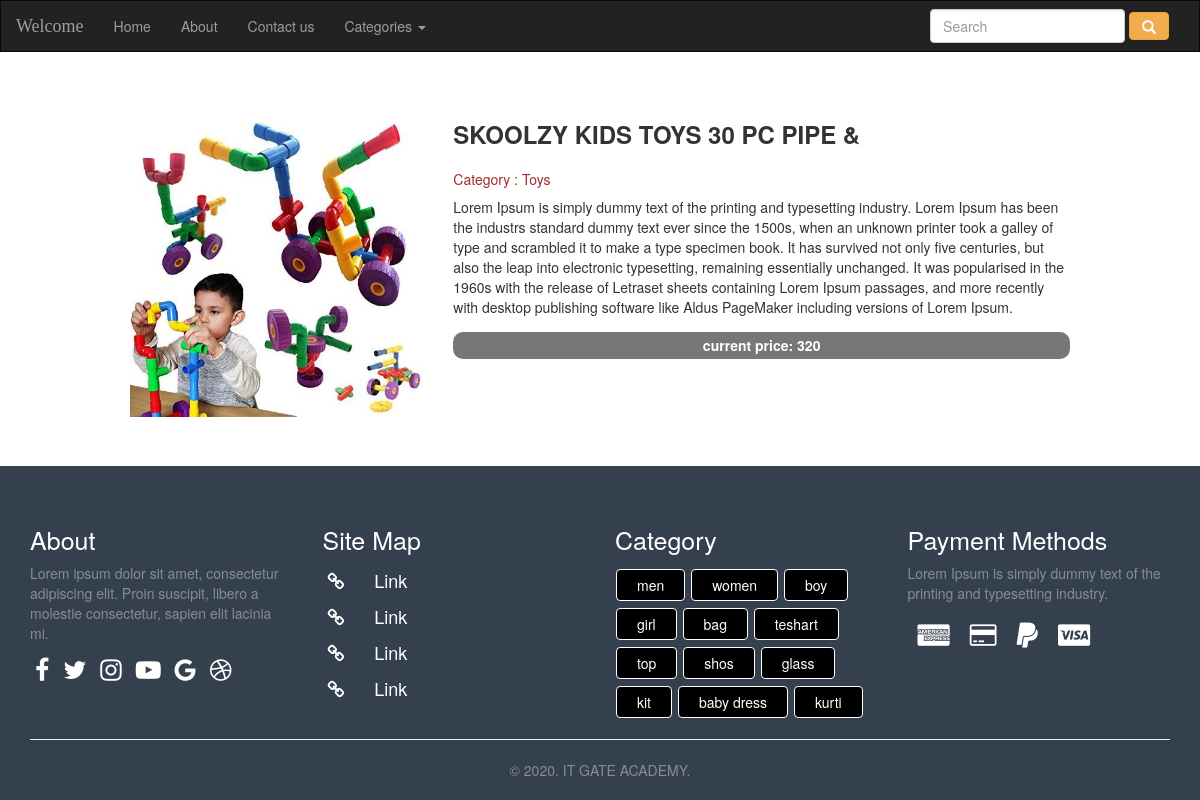
Page /product_details.php?pid=21 on the committed database.
### tables this page shows
CREATE TABLE `product` (
  `product_id` int(11) NOT NULL,
  `product_name` varchar(30) NOT NULL,
  `product_category_id` int(11) NOT NULL,
  `product_price` int(11) NOT NULL,
  `product_desc` text NOT NULL,
  `product_image_name` varchar(200) NOT NULL,
  `product_admin_id` int(11) NOT NULL
);

CREATE TABLE `category` (
  `category_id` int(11) NOT NULL,
  `category_name` varchar(30) NOT NULL,
  `category_admin_id` int(11) NOT NULL
);

### product_details.php (the view)
<?php
include_once("header.php");
if(isset($_GET['pid']))
{
    $product_id = intval($_GET['pid']);
    $sql = "SELECT * FROM product WHERE product_id= $product_id";
    $result = mysqli_query($con,$sql);
    if($result)
    {
        if(mysqli_num_rows($result)>0)
        {
            $row = mysqli_fetch_array($result);
            $sql_category = "SELECT * FROM category WHERE category_id= $row[product_category_id]";
            $result_category = mysqli_query($con,$sql_category);
            if($result_category)
            {
                if(mysqli_num_rows($result_category)>0)
                {
                    $row_category = mysqli_fetch_array($result_category);
                    $category_name = $row_category['category_name'];
                }
                else
                {
                    $category_name = "N/A";
                }
            }
            ?>
                <div class="container-fliud">
                    <div class="wrapper row"  style="margin: 5% 0px;">
                        <div class="preview col-md-4">
                            <div class="preview-pic tab-content">
                              <div class="tab-pane active" id="pic-1"><img src="imgs/<?php echo $row['product_image_name'];?>" /></div>
                            </div>
                        </div>
                        <div class="details col-md-8">
                            <h3 class="product-title"><?php echo $row['product_name']; ?></h3>
                            <h5 style="color: brown;">
                                Category : <?php echo $category_name; ?>
                            </h5>
                            <p class="product-description">
                                <?php
                                    echo $row['product_desc'];
                                ?>
                            </p>
                            <p class="badge" style="font-size: 14px;padding: 1%;">current price: <?php echo $row['product_price']; ?></p>
                        </div>
                    </div>
                </div>
            <?php
        }
        else
        {
            output_msg("f","Unexpected Error");
        }
    }
    else
    {
        output_msg();
    }
}
else
{
    output_msg("f","Unxpected Error!");
}
?>
<?php
include_once("footer.php");
?>

### css/site.css (style rules this page uses)
.preview { display: -webkit-box; display: -webkit-flex; display: -ms-flexbox; display: flex; -webkit-box-orient: vertical; -webkit-box-direction: normal; -webkit-flex-direction: column; -ms-flex-direction: column; flex-direction: column; }
.preview-pic { -webkit-box-flex: 1; -webkit-flex-grow: 1; -ms-flex-positive: 1; flex-grow: 1; }
.tab-content { overflow: hidden; }
.tab-content img { width: 100%; -webkit-animation-name: opacity; animation-name: opacity; -webkit-animation-duration: .3s; animation-duration: .3s; }
@media screen and (min-width: 997px) { .wrapper { display: -webkit-box; display: -webkit-flex; display: -ms-flexbox; display: flex; } }
.details { display: -webkit-box; display: -webkit-flex; display: -ms-flexbox; display: flex; -webkit-box-orient: vertical; -webkit-box-direction: normal; -webkit-flex-direction: column; -ms-flex-direction: column; flex-direction: column; }
.product-title, .price, .sizes, .colors { text-transform: UPPERCASE; font-weight: bold; }
.product-title, .rating, .product-description, .price, .vote, .sizes { margin-bottom: 15px; }
.product-title { margin-top: 0; }

### rows in the picture
product: product_image_name (picture), product_name "SKOOLZY KIDS TOYS 30 PC PIPE &", product_desc "Lorem Ipsum is simply dummy text of the printing and typesetting industry. Lorem Ipsum has been the industrs standard dummy text ever since the 1500s, when an unknown printer took a galley of type and scrambled it to make a type specimen book. It has survived not only five centuries, but also the leap into electronic typesetting, remaining essentially unchanged. It was popularised in the 1960s with the release of Letraset sheets containing Lorem Ipsum passages, and more recently with desktop publishing software like Aldus PageMaker including versions of Lorem Ipsum.", product_price "320"
category: category_name "Toys"
